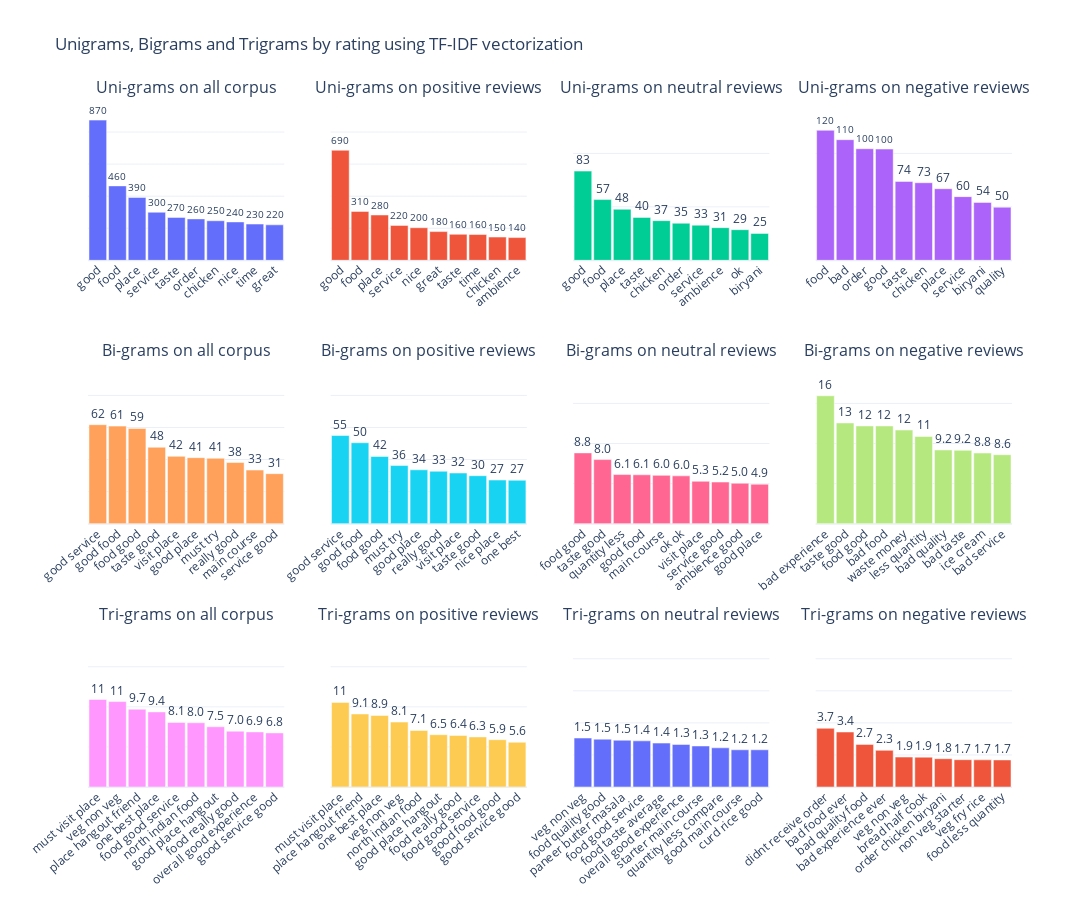

Here is the notebook cell this chart was saved with:
### Code cell
# visualization
fig = make_subplots( vertical_spacing = 0.15,
                     rows=3, 
                     cols=4,
    subplot_titles=("Uni-grams on all corpus",
                    "Uni-grams on positive reviews", 
                    "Uni-grams on neutral reviews",
                    "Uni-grams on negative reviews",
                    "Bi-grams on all corpus",
                    "Bi-grams on positive reviews", 
                    "Bi-grams on neutral reviews",
                    "Bi-grams on negative reviews",
                    "Tri-grams on all corpus",
                    "Tri-grams on positive reviews", 
                    "Tri-grams on neutral reviews",
                    "Tri-grams on negative reviews"))

# Uni-grams plots
fig.add_trace(go.Bar(y=tfidf_ALLcorpus_unigram_result[2].head(10)['frequency'],
                     x=tfidf_ALLcorpus_unigram_result[2].head(10)['words'],
                     width = 0.9,
                     text=tfidf_ALLcorpus_unigram_result[2].head(10)['frequency']),row=1, col=1)

fig.add_trace(go.Bar(y=tfidf_POScorpus_unigram_result[2].head(10)['frequency'],
                     x=tfidf_POScorpus_unigram_result[2].head(10)['words'],
                     width = 0.9,text=tfidf_POScorpus_unigram_result[2].head(10)['frequency']),row=1, col=2)

fig.add_trace(go.Bar(y=tfidf_NEUcorpus_unigram_result[2].head(10)['frequency'],
                     x=tfidf_NEUcorpus_unigram_result[2].head(10)['words'],
                     width = 0.9,text=tfidf_NEUcorpus_unigram_result[2].head(10)['frequency']),row=1, col=3)

fig.add_trace(go.Bar(y=tfidf_NEGcorpus_unigram_result[2].head(10)['frequency'],
                     x=tfidf_NEGcorpus_unigram_result[2].head(10)['words'],
                     width = 0.9,text=tfidf_NEGcorpus_unigram_result[2].head(10)['frequency']),row=1, col=4)

# Bi-grams plots
fig.add_trace(go.Bar(y=tfidf_ALLcorpus_bigram_result[2].head(10)['frequency'],
                     x=tfidf_ALLcorpus_bigram_result[2].head(10)['words'],
                     width = 0.9,text=tfidf_ALLcorpus_bigram_result[2].head(10)['frequency']),row=2, col=1)

fig.add_trace(go.Bar(y=tfidf_POScorpus_bigram_result[2].head(10)['frequency'],
                     x=tfidf_POScorpus_bigram_result[2].head(10)['words'],
                     width = 0.9,text=tfidf_POScorpus_bigram_result[2].head(10)['frequency']),row=2, col=2)

fig.add_trace(go.Bar(y=tfidf_NEUcorpus_bigram_result[2].head(10)['frequency'],
                     x=tfidf_NEUcorpus_bigram_result[2].head(10)['words'],
                     width = 0.9,text=tfidf_NEUcorpus_bigram_result[2].head(10)['frequency']),row=2, col=3)

fig.add_trace(go.Bar(y=tfidf_NEGcorpus_bigram_result[2].head(10)['frequency'],
                     x=tfidf_NEGcorpus_bigram_result[2].head(10)['words'],
                     width = 0.9,text=tfidf_NEGcorpus_bigram_result[2].head(10)['frequency']),row=2, col=4)

# Tri-grams plots
fig.add_trace(go.Bar(y=tfidf_ALLcorpus_trigram_result[2].head(10)['frequency'],
                     x=tfidf_ALLcorpus_trigram_result[2].head(10)['words'],
                     width = 0.9,text=tfidf_ALLcorpus_trigram_result[2].head(10)['frequency']),row=3, col=1)

fig.add_trace(go.Bar(y=tfidf_POScorpus_trigram_result[2].head(10)['frequency'],
                     x=tfidf_POScorpus_trigram_result[2].head(10)['words'],
                     width = 0.9,text=tfidf_POScorpus_trigram_result[2].head(10)['frequency']),row=3, col=2)

fig.add_trace(go.Bar(y=tfidf_NEUcorpus_trigram_result[2].head(10)['frequency'],
                     x=tfidf_NEUcorpus_trigram_result[2].head(10)['words'],
                     width = 0.9,text=tfidf_NEUcorpus_trigram_result[2].head(10)['frequency']),row=3, col=3)

fig.add_trace(go.Bar(y=tfidf_NEGcorpus_trigram_result[2].head(10)['frequency'],
                     x=tfidf_NEGcorpus_trigram_result[2].head(10)['words'],
                     width = 0.9,text=tfidf_NEGcorpus_trigram_result[2].head(10)['frequency']),row=3, col=4)

fig.update_traces( texttemplate='%{text:.2s}',textposition='outside')
fig.update_xaxes(tickangle=-40)
fig.update_yaxes(range=[0, 1000], row=1, col=1)
fig.update_yaxes(range=[0, 1000], row=1, col=2)
fig.update_yaxes(range=[0, 150], row=1, col=3)
fig.update_yaxes(range=[0, 150], row=1, col=4)
fig.update_yaxes(range=[0, 100], row=2, col=1)
fig.update_yaxes(range=[0, 100], row=2, col=2)
fig.update_yaxes(range=[0, 20], row=2, col=3)
fig.update_yaxes(range=[0, 20], row=2, col=4)
fig.update_yaxes(range=[0, 20], row=3, col=1)
fig.update_yaxes(range=[0, 20], row=3, col=2)
fig.update_yaxes(range=[0, 5], row=3, col=3)
fig.update_yaxes(range=[0, 10], row=3, col=4)
fig.update_yaxes(showticklabels=False)

fig.update_layout(height=900, width=1200, autosize=True,template = "plotly_white", showlegend=False,
                  title_text="Unigrams, Bigrams and Trigrams by rating using TF-IDF vectorization")
fig.show()

### Figure 1 — Plotly figure (JSON) as saved in the notebook; plotly's stock layout.template omitted (floating-point values rounded to 4 significant figures)
{"data": [{"text": [874.5, 464.2, 392.3, 299.9, 267.6, 258.4, 246.7, 239.5, 226.2, 221.4], "textposition": "outside", "texttemplate": "%{text:.2s}", "type": "bar", "width": 0.9, "x": ["good", "food", "place", "service", "taste", "order", "chicken", "nice", "time", "great"], "xaxis": "x", "y": [874.5, 464.2, 392.3, 299.9, 267.6, 258.4, 246.7, 239.5, 226.2, 221.4], "yaxis": "y"}, {"text": [686.7, 305.1, 282.8, 217.8, 203.3, 179.2, 162.2, 160.8, 145.0, 141.7], "textposition": "outside", "texttemplate": "%{text:.2s}", "type": "bar", "width": 0.9, "x": ["good", "food", "place", "service", "nice", "great", "taste", "time", "chicken", "ambience"], "xaxis": "x2", "y": [686.7, 305.1, 282.8, 217.8, 203.3, 179.2, 162.2, 160.8, 145.0, 141.7], "yaxis": "y2"}, {"text": [83.47, 56.82, 47.78, 40.15, 37.1, 34.72, 32.91, 30.54, 28.64, 25.19], "textposition": "outside", "texttemplate": "%{text:.2s}", "type": "bar", "width": 0.9, "x": ["good", "food", "place", "taste", "chicken", "order", "service", "ambience", "ok", "biryani"], "xaxis": "x3", "y": [83.47, 56.82, 47.78, 40.15, 37.1, 34.72, 32.91, 30.54, 28.64, 25.19], "yaxis": "y3"}, {"text": [121.7, 112.9, 104.4, 104.1, 73.84, 72.6, 66.99, 59.57, 54.2, 49.69], "textposition": "outside", "texttemplate": "%{text:.2s}", "type": "bar", "width": 0.9, "x": ["food", "bad", "order", "good", "taste", "chicken", "place", "service", "biryani", "quality"], "xaxis": "x4", "y": [121.7, 112.9, 104.4, 104.1, 73.84, 72.6, 66.99, 59.57, 54.2, 49.69], "yaxis": "y4"}, {"text": [61.73, 60.84, 59.38, 47.64, 41.99, 41.17, 40.77, 38.13, 33.43, 31.18], "textposition": "outside", "texttemplate": "%{text:.2s}", "type": "bar", "width": 0.9, "x": ["good service", "good food", "food good", "taste good", "visit place", "good place", "must try", "really good", "main course", "service good"], "xaxis": "x5", "y": [61.73, 60.84, 59.38, 47.64, 41.99, 41.17, 40.77, 38.13, 33.43, 31.18], "yaxis": "y5"}, {"text": [54.97, 50.47, 41.91, 36.25, 33.59, 32.7, 31.58, 29.9, 27.2, 27.08], "textposition": "outside", "texttemplate": "%{text:.2s}", "type": "bar", "width": 0.9, "x": ["good service", "good food", "food good", "must try", "good place", "really good", "visit place", "taste good", "nice place", "one best"], "xaxis": "x6", "y": [54.97, 50.47, 41.91, 36.25, 33.59, 32.7, 31.58, 29.9, 27.2, 27.08], "yaxis": "y6"}, {"text": [8.826, 7.993, 6.126, 6.095, 6.024, 5.963, 5.285, 5.189, 5.042, 4.928], "textposition": "outside", "texttemplate": "%{text:.2s}", "type": "bar", "width": 0.9, "x": ["food good", "taste good", "quantity less", "good food", "main course", "ok ok", "visit place", "service good", "ambience good", "good place"], "xaxis": "x7", "y": [8.826, 7.993, 6.126, 6.095, 6.024, 5.963, 5.285, 5.189, 5.042, 4.928], "yaxis": "y7"}, {"text": [15.95, 12.57, 12.19, 12.19, 11.68, 10.88, 9.197, 9.151, 8.813, 8.602], "textposition": "outside", "texttemplate": "%{text:.2s}", "type": "bar", "width": 0.9, "x": ["bad experience", "taste good", "food good", "bad food", "waste money", "less quantity", "bad quality", "bad taste", "ice cream", "bad service"], "xaxis": "x8", "y": [15.95, 12.57, 12.19, 12.19, 11.68, 10.88, 9.197, 9.151, 8.813, 8.602], "yaxis": "y8"}, {"text": [10.92, 10.66, 9.712, 9.369, 8.051, 8.016, 7.516, 6.966, 6.874, 6.75], "textposition": "outside", "texttemplate": "%{text:.2s}", "type": "bar", "width": 0.9, "x": ["must visit place", "veg non veg", "place hangout friend", "one best place", "food good service", "north indian food", "good place hangout", "food really good", "overall good experience", "good service good"], "xaxis": "x9", "y": [10.92, 10.66, 9.712, 9.369, 8.051, 8.016, 7.516, 6.966, 6.874, 6.75], "yaxis": "y9"}, {"text": [10.55, 9.113, 8.921, 8.103, 7.052, 6.527, 6.427, 6.252, 5.901, 5.587], "textposition": "outside", "texttemplate": "%{text:.2s}", "type": "bar", "width": 0.9, "x": ["must visit place", "place hangout friend", "one best place", "veg non veg", "north indian food", "good place hangout", "food really good", "food good service", "good food good", "good service good"], "xaxis": "x10", "y": [10.55, 9.113, 8.921, 8.103, 7.052, 6.527, 6.427, 6.252, 5.901, 5.587], "yaxis": "y10"}, {"text": [1.527, 1.492, 1.459, 1.439, 1.369, 1.327, 1.28, 1.222, 1.161, 1.16], "textposition": "outside", "texttemplate": "%{text:.2s}", "type": "bar", "width": 0.9, "x": ["veg non veg", "food quality good", "paneer butter masala", "food good service", "food taste average", "overall good experience", "starter main course", "quantity less compare", "good main course", "curd rice good"], "xaxis": "x11", "y": [1.527, 1.492, 1.459, 1.439, 1.369, 1.327, 1.28, 1.222, 1.161, 1.16], "yaxis": "y11"}, {"text": [3.664, 3.43, 2.658, 2.287, 1.869, 1.862, 1.765, 1.704, 1.695, 1.689], "textposition": "outside", "texttemplate": "%{text:.2s}", "type": "bar", "width": 0.9, "x": ["didnt receive order", "bad food ever", "bad quality food", "bad experience ever", "veg non veg", "bread half cook", "order chicken biryani", "non veg starter", "veg fry rice", "food less quantity"], "xaxis": "x12", "y": [3.664, 3.43, 2.658, 2.287, 1.869, 1.862, 1.765, 1.704, 1.695, 1.689], "yaxis": "y12"}], "layout": {"annotations": [{"font": {"size": 16}, "showarrow": false, "text": "Uni-grams on all corpus", "x": 0.1062, "xanchor": "center", "xref": "paper", "y": 1.0, "yanchor": "bottom", "yref": "paper"}, {"font": {"size": 16}, "showarrow": false, "text": "Uni-grams on positive reviews", "x": 0.3688, "xanchor": "center", "xref": "paper", "y": 1.0, "yanchor": "bottom", "yref": "paper"}, {"font": {"size": 16}, "showarrow": false, "text": "Uni-grams on neutral reviews", "x": 0.6313, "xanchor": "center", "xref": "paper", "y": 1.0, "yanchor": "bottom", "yref": "paper"}, {"font": {"size": 16}, "showarrow": false, "text": "Uni-grams on negative reviews", "x": 0.8938, "xanchor": "center", "xref": "paper", "y": 1.0, "yanchor": "bottom", "yref": "paper"}, {"font": {"size": 16}, "showarrow": false, "text": "Bi-grams on all corpus", "x": 0.1062, "xanchor": "center", "xref": "paper", "y": 0.6167, "yanchor": "bottom", "yref": "paper"}, {"font": {"size": 16}, "showarrow": false, "text": "Bi-grams on positive reviews", "x": 0.3688, "xanchor": "center", "xref": "paper", "y": 0.6167, "yanchor": "bottom", "yref": "paper"}, {"font": {"size": 16}, "showarrow": false, "text": "Bi-grams on neutral reviews", "x": 0.6313, "xanchor": "center", "xref": "paper", "y": 0.6167, "yanchor": "bottom", "yref": "paper"}, {"font": {"size": 16}, "showarrow": false, "text": "Bi-grams on negative reviews", "x": 0.8938, "xanchor": "center", "xref": "paper", "y": 0.6167, "yanchor": "bottom", "yref": "paper"}, {"font": {"size": 16}, "showarrow": false, "text": "Tri-grams on all corpus", "x": 0.1062, "xanchor": "center", "xref": "paper", "y": 0.2333, "yanchor": "bottom", "yref": "paper"}, {"font": {"size": 16}, "showarrow": false, "text": "Tri-grams on positive reviews", "x": 0.3688, "xanchor": "center", "xref": "paper", "y": 0.2333, "yanchor": "bottom", "yref": "paper"}, {"font": {"size": 16}, "showarrow": false, "text": "Tri-grams on neutral reviews", "x": 0.6313, "xanchor": "center", "xref": "paper", "y": 0.2333, "yanchor": "bottom", "yref": "paper"}, {"font": {"size": 16}, "showarrow": false, "text": "Tri-grams on negative reviews", "x": 0.8938, "xanchor": "center", "xref": "paper", "y": 0.2333, "yanchor": "bottom", "yref": "paper"}], "autosize": true, "height": 900, "showlegend": false, "title": {"text": "Unigrams, Bigrams and Trigrams by rating using TF-IDF vectorization"}, "width": 1200, "xaxis": {"anchor": "y", "domain": [0, 0.2125], "tickangle": -40}, "xaxis10": {"anchor": "y10", "domain": [0.2625, 0.475], "tickangle": -40}, "xaxis11": {"anchor": "y11", "domain": [0.525, 0.7375], "tickangle": -40}, "xaxis12": {"anchor": "y12", "domain": [0.7875, 1], "tickangle": -40}, "xaxis2": {"anchor": "y2", "domain": [0.2625, 0.475], "tickangle": -40}, "xaxis3": {"anchor": "y3", "domain": [0.525, 0.7375], "tickangle": -40}, "xaxis4": {"anchor": "y4", "domain": [0.7875, 1], "tickangle": -40}, "xaxis5": {"anchor": "y5", "domain": [0, 0.2125], "tickangle": -40}, "xaxis6": {"anchor": "y6", "domain": [0.2625, 0.475], "tickangle": -40}, "xaxis7": {"anchor": "y7", "domain": [0.525, 0.7375], "tickangle": -40}, "xaxis8": {"anchor": "y8", "domain": [0.7875, 1], "tickangle": -40}, "xaxis9": {"anchor": "y9", "domain": [0, 0.2125], "tickangle": -40}, "yaxis": {"anchor": "x", "domain": [0.7667, 1.0], "range": [0, 1000], "showticklabels": false}, "yaxis10": {"anchor": "x10", "domain": [0, 0.2333], "range": [0, 20], "showticklabels": false}, "yaxis11": {"anchor": "x11", "domain": [0, 0.2333], "range": [0, 5], "showticklabels": false}, "yaxis12": {"anchor": "x12", "domain": [0, 0.2333], "range": [0, 10], "showticklabels": false}, "yaxis2": {"anchor": "x2", "domain": [0.7667, 1.0], "range": [0, 1000], "showticklabels": false}, "yaxis3": {"anchor": "x3", "domain": [0.7667, 1.0], "range": [0, 150], "showticklabels": false}, "yaxis4": {"anchor": "x4", "domain": [0.7667, 1.0], "range": [0, 150], "showticklabels": false}, "yaxis5": {"anchor": "x5", "domain": [0.3833, 0.6167], "range": [0, 100], "showticklabels": false}, "yaxis6": {"anchor": "x6", "domain": [0.3833, 0.6167], "range": [0, 100], "showticklabels": false}, "yaxis7": {"anchor": "x7", "domain": [0.3833, 0.6167], "range": [0, 20], "showticklabels": false}, "yaxis8": {"anchor": "x8", "domain": [0.3833, 0.6167], "range": [0, 20], "showticklabels": false}, "yaxis9": {"anchor": "x9", "domain": [0, 0.2333], "range": [0, 20], "showticklabels": false}}}
